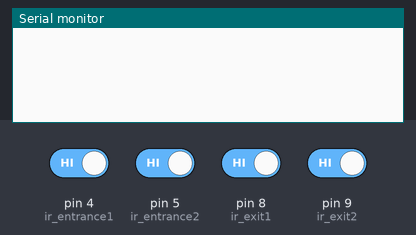
This sketch was run on a simulated Arduino Uno, built with avr-gcc and run on an emulated ATmega328P. On the bench: the last lines printed to the serial monitor. The inputs (shaded band) are chosen by the test bench; at power-on: pin 4 (ir_entrance1), pin 5 (ir_entrance2), pin 8 (ir_exit1), pin 9 (ir_exit2) HIGH.

Above: at 2.8 s.
2.9 s: pin 4 (ir_entrance1) driven LOW
At 3.8 s:
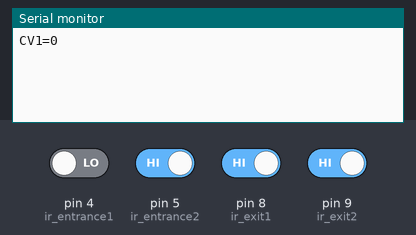
5.5 s: pin 8 (ir_exit1) driven LOW
At 6.3 s:
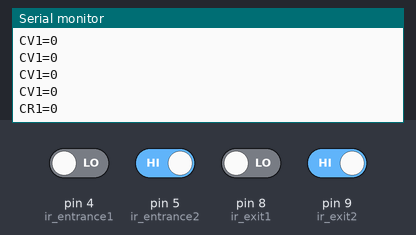
8.5 s: pin 5 (ir_entrance2) driven LOW
10.0 s: pin 9 (ir_exit2) driven LOW
At 10.8 s:
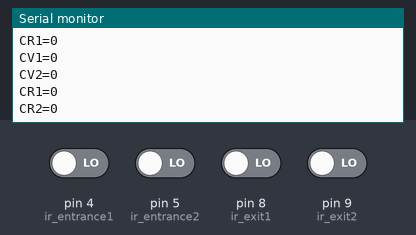

Measured:
- after the input at 2.9 s, the serial monitor: prints a new line after 0.10 s (image 1)
- after the input at 5.5 s, the serial monitor: prints a new line after 0.51 s (image 2)
- after the input at 10.0 s, the serial monitor: prints a new line at once (image 3)

The sketch:

code__arduino.ino
```cpp
// #include<SoftwareSerial.h>
// SoftwareSerial espSerial(2,3);  // 0,1 để giao tiếp với Serial monitor rồi
// Khai báo chân kết nối cảm biến hồng ngoại
const int ir_entrance1 = 4;
const int ir_entrance2 = 5;

const int ir_exit1 = 8;
const int ir_exit2 = 9;

void setup() {
  // Khởi tạo giao tiếp serial với tốc độ 9600 bps
  Serial.begin(9600);
  // espSerial.begin(9600);
  // espSerial.begin(9600, SWSERIAL_8N1);
  pinMode(4,INPUT);
  pinMode(5,INPUT);
  pinMode(8,INPUT);
  pinMode(9,INPUT);
}

void loop() {
  // Đọc giá trị từ cảm biến hồng ngoại thứ nhất
  int infraredValue1 = digitalRead(ir_entrance1);

  // Đọc giá trị từ cảm biến hồng ngoại thứ hai
  int infraredValue2 = digitalRead(ir_entrance2);

  int exitValue1 = digitalRead(ir_exit1);

  // Đọc giá trị từ cảm biến hồng ngoại thứ hai
  int exitValue2 = digitalRead(ir_exit2);

  // espSerial.print("CV1=");
  // espSerial.println(infraredValue1);

  // espSerial.print("CV2=");
  // espSerial.println(infraredValue2);

  // espSerial.print("CR1=");
  // espSerial.println(exitValue1);

  // espSerial.print("CR2=");
  // espSerial.println(exitValue2);

  // Hiển thị giá trị từ cảm biến trên Serial Monitor
  if(infraredValue1==0){
      Serial.print("CV1=");
      Serial.println(infraredValue1);
  }
  if(infraredValue2==0){
      Serial.print("CV2=");
      Serial.println(infraredValue2);
  }

  if(exitValue1==0){
      Serial.print("CR1=");
      Serial.println(exitValue1);
  }

  if(exitValue2==0){
      Serial.print("CR2=");
      Serial.println(exitValue2);
  }

  delay(1000); // Đợi 1 giây
}
```
